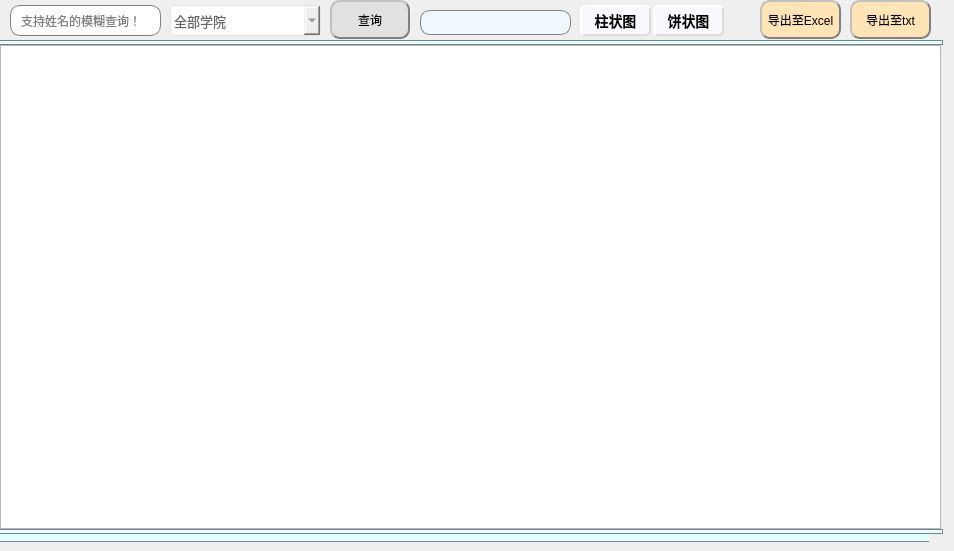
    <widget class="QWidget" name="tab">
     <attribute name="title">
      <string>总页面</string>
     </attribute>
     <widget class="QTableWidget" name="tableWidget">
      <property name="geometry">
       <rect>
        <x>0</x>
        <y>45</y>
        <width>941</width>
        <height>484</height>
       </rect>
      </property>
     </widget>
     <widget class="QPushButton" name="search_btn">
      <property name="geometry">
       <rect>
        <x>330</x>
        <y>0</y>
        <width>80</width>
        <height>39</height>
       </rect>
      </property>
      <property name="styleSheet">
       <string notr="true">#search_btn{
background-color: rgb(225, 225, 225);
border:2px groove gray;
border-radius:10px;
padding:2px 4px;
border-style: outset;
}
#search_btn:hover{
background-color:rgb(229, 241, 251); 
color: black;
}
#search_btn:pressed{
background-color:rgb(204, 228, 247);
border-style: inset;
}
</string>
      </property>
      <property name="text">
       <string>查询</string>
      </property>
     </widget>
     <widget class="QPushButton" name="outToExcel_btn">
      <property name="geometry">
       <rect>
        <x>760</x>
        <y>0</y>
        <width>81</width>
        <height>39</height>
       </rect>
      </property>
      <property name="styleSheet">
       <string notr="true">#outToExcel_btn{
background-color: rgb(255 ,228 ,181);
border:2px groove gray;
border-radius:10px;
padding:2px 4px;
border-style: outset;
}
#outToExcel_btn:hover{
background-color:rgb(255, 218, 185); 
color: black;
}
#outToExcel_btn:pressed{
background-color:rgb(255 ,228 ,181);
border-style: inset;
}
</string>
      </property>
      <property name="text">
       <string>导出至Excel</string>
      </property>
     </widget>
     <widget class="Line" name="line_9">
      <property name="geometry">
       <rect>
        <x>-1</x>
        <y>532</y>
        <width>930</width>
        <height>10</height>
       </rect>
      </property>
      <property name="styleSheet">
       <string notr="true">background-color: rgb(224, 255 ,255);
border-top: 1px solid gray;/*设置边框的粗细，以及颜色*/
border-bottom: 1px solid gray;/*设置边框的粗细，以及颜色*/</string>
      </property>
      <property name="orientation">
       <enum>Qt::Horizontal</enum>
      </property>
     </widget>
     <widget class="QLineEdit" name="lineEdit_sql">
      <property name="geometry">
       <rect>
        <x>10</x>
        <y>5</y>
        <width>151</width>
        <height>31</height>
       </rect>
      </property>
      <property name="styleSheet">
       <string notr="true">border: 1px solid gray;/*设置边框的粗细，以及颜色*/
border-radius: 10px;/*设置圆角的大小*/
padding: 0 8px;/*如果没有内容光标在开始往后移动0.8像素点*/
selection-background-color: darkgray;
   </string>
      </property>
      <property name="placeholderText">
       <string>支持姓名的模糊查询！</string>
      </property>
     </widget>
     <widget class="QLabel" name="label_6">
      <property name="geometry">
       <rect>
        <x>420</x>
        <y>10</y>
        <width>151</width>
        <height>25</height>
       </rect>
      </property>
      <property name="font">
       <font>
        <family>楷体</family>
        <pointsize>14</pointsize>
        <underline>false</underline>
       </font>
      </property>
      <property name="styleSheet">
       <string notr="true">background-color: rgb(240, 248 ,255);
border: 1px solid gray;/*设置边框的粗细，以及颜色*/
border-radius: 10px;/*设置圆角的大小*/
padding: 0 8px;/*如果没有内容光标在开始往后移动0.8像素点*/
selection-background-color: darkgray;
   </string>
      </property>
      <property name="text">
       <string/>
      </property>
      <property name="alignment">
       <set>Qt::AlignCenter</set>
      </property>
     </widget>
     <widget class="Line" name="line_29">
      <property name="geometry">
       <rect>
        <x>-2</x>
        <y>529</y>
        <width>945</width>
        <height>5</height>
       </rect>
      </property>
      <property name="styleSheet">
       <string notr="true">background-color: rgb(224, 255 ,255);
border: 1px solid gray;/*设置边框的粗细，以及颜色*/</string>
      </property>
      <property name="orientation">
       <enum>Qt::Horizontal</enum>
      </property>
     </widget>
     <widget class="Line" name="line_30">
      <property name="geometry">
       <rect>
        <x>-2</x>
        <y>40</y>
        <width>945</width>
        <height>5</height>
       </rect>
      </property>
      <property name="styleSheet">
       <string notr="true">background-color: rgb(224, 255 ,255);
border: 1px solid gray;/*设置边框的粗细，以及颜色*/</string>
      </property>
      <property name="orientation">
       <enum>Qt::Horizontal</enum>
      </property>
     </widget>
     <widget class="QPushButton" name="outToTxt_btn">
      <property name="geometry">
       <rect>
        <x>850</x>
        <y>0</y>
        <width>81</width>
        <height>39</height>
       </rect>
      </property>
      <property name="styleSheet">
       <string notr="true">#outToTxt_btn{
background-color: rgb(255 ,228 ,181);
border:2px groove gray;
border-radius:10px;
padding:2px 4px;
border-style: outset;
}
#outToTxt_btn:hover{
background-color:rgb(255, 218, 185); 
color: black;
}
#outToTxt_btn:pressed{
background-color:rgb(255 ,228 ,181);
border-style: inset;
}
</string>
      </property>
      <property name="text">
       <string>导出至txt</string>
      </property>
     </widget>
     <widget class="QComboBox" name="comboBox">
      <property name="geometry">
       <rect>
        <x>170</x>
        <y>5</y>
        <width>151</width>
        <height>31</height>
       </rect>
      </property>
      <property name="styleSheet">
       <string notr="true">#comboBox{
	color:#666666;
  	font-size:13px;
  	padding: 1px 15px 1px 3px;
 	 border:1px solid rgba(228,228,228,1);
     border-radius:5px 5px 0px 0px;
}
</string>
      </property>
      <item>
       <property name="text">
        <string>全部学院</string>
       </property>
      </item>
     </widget>
     <widget class="QPushButton" name="pushButton_15">
      <property name="geometry">
       <rect>
        <x>580</x>
        <y>5</y>
        <width>71</width>
        <height>31</height>
       </rect>
      </property>
      <property name="styleSheet">
       <string notr="true">#pushButton_15
{
	background-color: #F8F8FF; /*背景色*/ 
	border-style: outset;
	border-width: 2px;
	border-radius:5px; /*边界圆滑*/
	border-color: #DCDCDC;
	font: bold 14px;
	min-width:2em;
	color:black; /*字体颜色*/
	font-family:宋体;
	padding: 5px;
}
 
#pushButton_15:hover
{
	background-color: rgb(0, 150, 0);
}
 
#pushButton_15:pressed
{
	background-color: #1E90FF; /*伪状态经过时背景色*/ 
	border-style: inset;
}
#pushButton_15:!enabled{
	background-color: rgb(100, 100, 100);
	border-style: inset;
}</string>
      </property>
      <property name="text">
       <string>柱状图</string>
      </property>
     </widget>
     <widget class="QPushButton" name="pushButton_16">
      <property name="geometry">
       <rect>
        <x>653</x>
        <y>5</y>
        <width>71</width>
        <height>31</height>
       </rect>
      </property>
      <property name="styleSheet">
       <string notr="true">#pushButton_16
{
	background-color: #F8F8FF; /*背景色*/ 
	border-style: outset;
	border-width: 2px;
	border-radius:5px; /*边界圆滑*/
	border-color: #DCDCDC;
	font: bold 14px;
	min-width:2em;
	color:black; /*字体颜色*/
	font-family:宋体;
	padding: 5px;
}
 
#pushButton_16:hover
{
	background-color: rgb(0, 150, 0);
}
 
#pushButton_16:pressed
{
	background-color: #1E90FF; /*伪状态经过时背景色*/ 
	border-style: inset;
}
#pushButton_16:!enabled{
	background-color: rgb(100, 100, 100);
	border-style: inset;
}</string>
      </property>
      <property name="text">
       <string>饼状图</string>
      </property>
     </widget>
    </widget>
